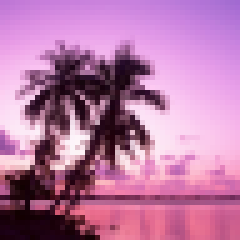
#> input picture ImageSegmentation/dream.png, 48 x 48 px (shown 5 times larger)
$ python image_segmentation.py
#> lines starting #> are read from the running program, lines starting #| are printed output that depends on the picture; after the words box and inside, x2 and y2 are one past the last pixel; in counts of white or black regions, pixels touching at a corner belong together
# image_segmentation.py

import numpy as np
from scipy import sparse
from imageio.v3 import imread
from scipy import linalg as la
from scipy.sparse import linalg as spla
from matplotlib import pyplot as plt


# Problem 1
# [40 lines left out: functions laplacian, connectivity, not called in this run]


# Helper function for problem 4.
def get_neighbors(index, radius, height, width):
    """Calculate the flattened indices of the pixels that are within the given
    distance of a central pixel, and their distances from the central pixel.

    Parameters:
        index (int): The index of a central pixel in a flattened image array
            with original shape (radius, height).
        radius (float): Radius of the neighborhood around the central pixel.
        height (int): The height of the original image in pixels.
        width (int): The width of the original image in pixels.

    Returns:
        (1-D ndarray): the indices of the pixels that are within the specified
            radius of the central pixel, with respect to the flattened image.
        (1-D ndarray): the euclidean distances from the neighborhood pixels to
            the central pixel.
    """
    # Calculate the original 2-D coordinates of the central pixel.
    row, col = index // width, index % width

    # Get a grid of possible candidates that are close to the central pixel.
    r = int(radius)
    x = np.arange(max(col - r, 0), min(col + r + 1, width))
    y = np.arange(max(row - r, 0), min(row + r + 1, height))
    X, Y = np.meshgrid(x, y)

    # Determine which candidates are within the given radius of the pixel.
    R = np.sqrt(((X - col)**2 + (Y - row)**2))
    mask = R < radius
    return (X[mask] + Y[mask]*width).astype(int), R[mask]


# Problems 3-6
class ImageSegmenter:
    """Class for storing and segmenting images."""

    # Problem 3
    def __init__(self, filename):
        """Read the image file. Store its brightness values as a flat array."""
#> called with filename = 'dream.png'
        image = imread(filename).astype(float) / 255
        self.image = image
        if len(image.shape) == 3:
            brightness = np.mean(image, axis=2)
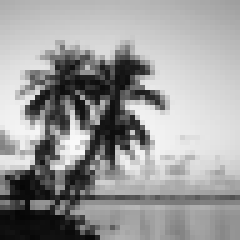
#> brightness: shape (48, 48) float64 (shown 5 times larger); min 0.0261, max 0.978, mean 0.611
        else:
            brightness = image
        self.brightness = brightness
        self.flat_brightness = brightness.flatten()
#> self.flat_brightness = 2304 values, max 0.978 at index 1359, min 0.0261 at index 1780, mean 0.611

    # Problem 3
    # [9 lines left out: function show_original, not called in this run]

    # Problem 4
    def adjacency(self, r=5., sigma_B2=.02, sigma_X2=3):
        """Compute the Adjacency and Degree matrices for the image graph."""

        n = self.flat_brightness.size
        height, width = self.brightness.shape
        A = sparse.lil_matrix((n, n))
        D = np.zeros(n)

        for i in range(n):
            neighbors, distances = get_neighbors(i, r, height, width)

            b_i = self.flat_brightness[i]
            b_neighbors = self.flat_brightness[neighbors]

            weights = np.exp(
                - (np.abs(b_i - b_neighbors) / sigma_B2)
                - (distances / sigma_X2)
            )

            for j, w in zip(neighbors, weights):
                A[i, j] = w
                A[j, i] = w

            D[i] = np.sum(weights)

        A = A.tocsc()

        return A, D

    # Problem 5
    def cut(self, A, D):
        """Compute the boolean mask that segments the image."""
        L = sparse.csgraph.laplacian(A)
        D_safe = np.where(D > 0, D, 1)
        D_inv_sqrt = sparse.diags(1 / np.sqrt(D_safe))
        M = D_inv_sqrt @ L @ D_inv_sqrt

        eigvals, eigvecs = spla.eigsh(M, k=2, which='SM')

        idx = np.argsort(eigvals)
        f = eigvecs[:, idx[1]]
        f_img = f.reshape(self.brightness.shape)

        mask = f_img > 0
        return mask

    # Problem 6
    def segment(self, r=6., sigma_B=.02, sigma_X=3.):
        """Display the original image and its segments."""
        A, D = self.adjacency(r, sigma_B, sigma_X)
#> the loop in adjacency, `for i in range(n):` made 2304 passes
#> b_i on passes 1 to 3: 0.681, 0.682, 0.688
#> after the loop in adjacency, `for i in range(n):`: D = 2304 values, max 19.49 at index 1241, min 1.09 at index 2182, mean 7.47
        mask = self.cut(A, D)
#> in cut, `D_safe = np.where(D > 0, D, 1)`: D_safe has the same summary as D in adjacency
#> in cut, `eigvals, eigvecs = spla.eigsh(M, k=2, which='SM')`: eigvals = [-3.73e-18, 0.000253]; eigvecs = 2304 pairs, first value -0.0337 to -0.00795, second value -0.0158 to 0.0782
#> in cut, `idx = np.argsort(eigvals)`: idx = [0, 1]
#> in cut, `f = eigvecs[:, idx[1]]`: f = 2304 values, max 0.0782 at index 2118, min -0.0158 at index 1241, mean 0.00242
#> in cut, `f_img = f.reshape(self.brightness.shape)`:
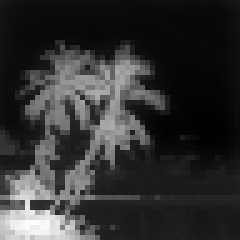
#> f_img: shape (48, 48) float64 (shown 5 times larger); min -0.0158, max 0.0782, mean 0.00242; drawn with min black and max white
#> in cut, `mask = f_img > 0`:
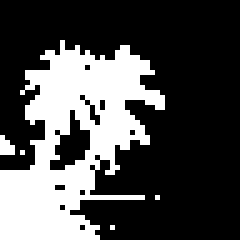
#> mask: shape (48, 48) bool (shown 5 times larger); 30.3% white; 5 white regions (4 under 20 px), largest, box (x1, y1, x2, y2) and area: (0, 8, 33, 48) 686

        seg_pos = self.image.copy()
        seg_neg = self.image.copy()

        seg_pos[~mask] = 0
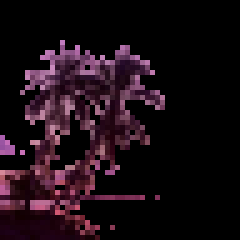
#> seg_pos: shape (48, 48, 3) float64 (shown 5 times larger); mean R, G, B 0.103, 0.0509, 0.0776
        seg_neg[mask] = 0
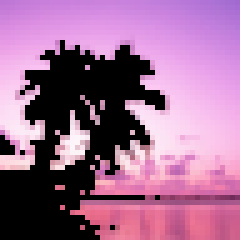
#> seg_neg: shape (48, 48, 3) float64 (shown 5 times larger); mean R, G, B 0.615, 0.42, 0.568

        plt.subplot(1, 3, 1)
        if len(self.image.shape) == 2:
            plt.imshow(self.image, cmap="gray")
        else:
            plt.imshow(self.image)
        plt.title("Original")
        plt.axis("off")
        plt.subplot(1, 3, 2)

        if len(self.image.shape) == 2:
            plt.imshow(seg_pos, cmap="gray")
        else:
            plt.imshow(seg_pos)
        plt.title("Segment 1")
        plt.axis("off")
        plt.subplot(1, 3, 3)

        if len(self.image.shape) == 2:
            plt.imshow(seg_neg, cmap="gray")
        else:
            plt.imshow(seg_neg)
        plt.title("Segment 2")
        plt.axis("off")
        plt.savefig("segments.png")


if __name__ == '__main__':
    ImageSegmenter("dream.png").segment()
'''if __name__ == "__main__":
    # test
    D1 = np.diag([3, 3, 2, 3, 3, 2])
    D2 = np.diag([3, 3, 1, 3.5, 3, 1.5])
    A1 = np.array([
    [0, 1, 0, 0, 1, 1],
    [1, 0, 1, 0, 1, 0],
    [0, 1, 0, 1, 0, 0],
    [0, 0, 1, 0, 1, 1],
    [1, 1, 0, 1, 0, 0],
    [1, 0, 0, 1, 0, 0]])
    A2 = np.array([
    [0, 3, 0, 0, 0, 0],
    [3, 0, 0, 0, 0, 0],
    [0, 0, 0, 1, 0, 0],
    [0, 0, 1, 0, 2, 0.5],
    [0, 0, 0, 2, 0, 1],
    [0, 0, 0, 0.5, 1, 0]])
    L1 = laplacian(A1)
    L2 = laplacian(A2)
    if np.allclose(L1, np.diag(np.sum(A1, axis=1)) - A1):
        print("L1 passed")
    if np.allclose(L2, np.diag(np.sum(A2, axis=1)) - A2):
        print("L2 passed")'''
